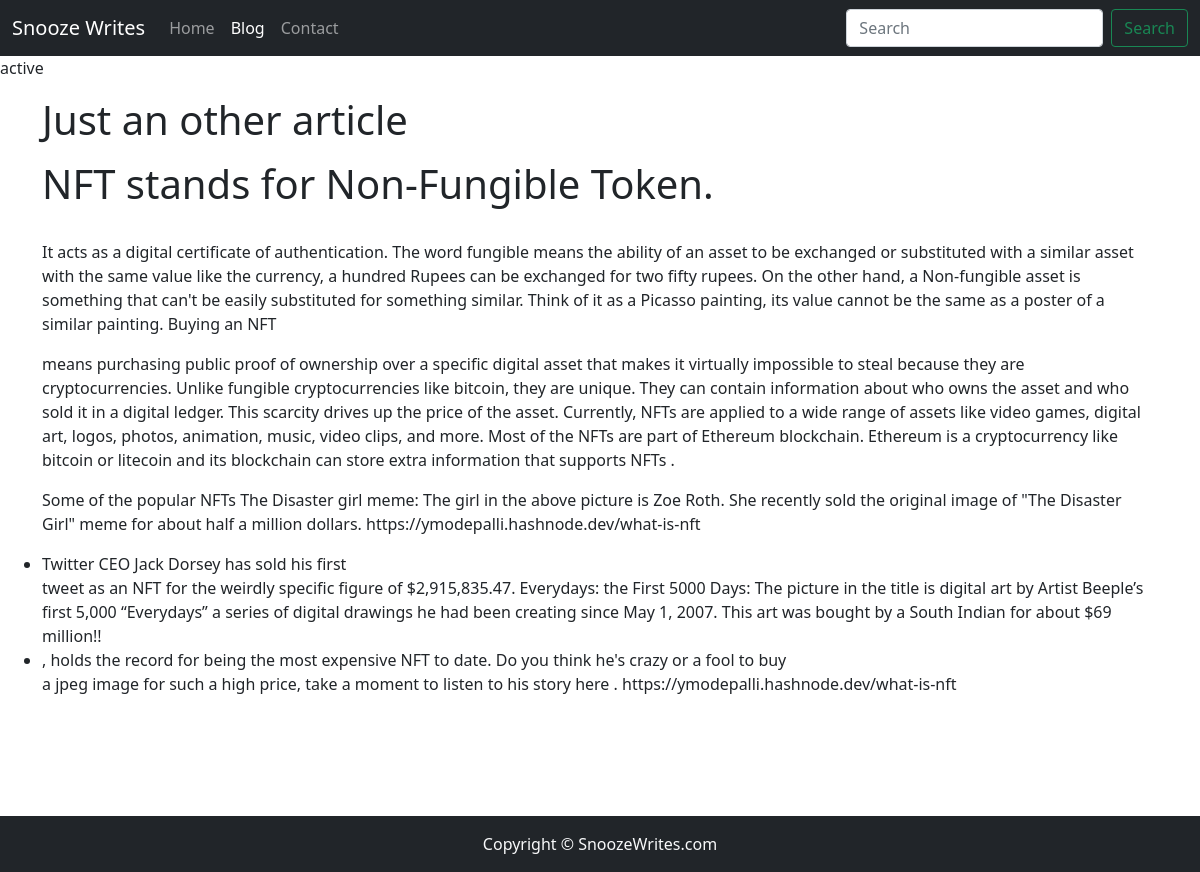
The page /blogpost/sample on the database its author committed.
### blog/models.py (models this page shows, shortened)
class Blog(models.Model):
    sno = models.AutoField(primary_key=True)
    title = models.CharField(max_length=200)
    content = models.TextField()
    short_desc = models.CharField(max_length=250, default="")
    slug = models.CharField(max_length=100)
    time = models.DateTimeField(auto_now_add=True)

### blog/views.py (the view)
# urls.py: path('blogpost/<str:slug>', views.blogpost, name='blog'),
def blogpost(request, slug):
    blog = Blog.objects.filter(slug = slug).first()
    context = {'blog': blog}
    return render(request, 'blogpost.html', context)

### templates/blogpost.html (shortened to what this page needs)
{% extends 'base.html' %}
{% block body %}
{% block blogactive %}active{% endblock blogactive %}
<div class="container">
<h1 class="my-3">{{blog.title}}</h1>
<div class="row my-3">
    {{blog.content|safe}}
</div>
</div>
{% endblock body %}

### templates/blogpost.html (style rules this page uses)
.container { min-height: 90vh; }

### rows shown on the page
Blog: title "Just an other article", content "NFT stands for Non-Fungible Token. It acts as a digital certificate of authentication. The word fungible means the ability of an asset to be exchanged or substituted with a similar asset with the same value like the currency, a hundred Rupees can be exchanged for two fifty rupees. On the other hand, a Non-fungible asset is something that can't be easily substituted for something similar. Think of it as a Picasso painting, its value cannot be the same as a poster of a similar painting. Buying an NFT means purchasing public proof of ownership over a specific digital asset that makes it virtually impossible to steal because they are cryptocurrencies. Unlike fungible cryptocurrencies like…"
